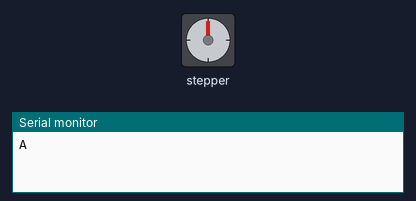
A sketch run on a simulated Arduino Uno, built with avr-gcc and run on an emulated ATmega328P. Shown: stepper motor, the last lines printed to the serial monitor. Wiring (inferred from the names in the program): stepper motor driver (200 steps per turn assumed): step pin 5; direction pin 4. Random numbers use the default seed unless the sketch sets one.

Above: at 5.3 s.
At 22.16 s:
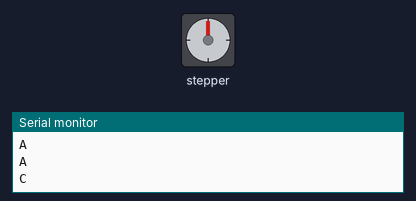
At 34.0 s:
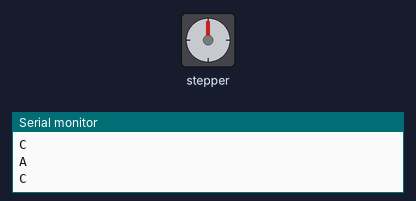
Timing chart, 0 to 40.0 s (numbered marks = the images above):
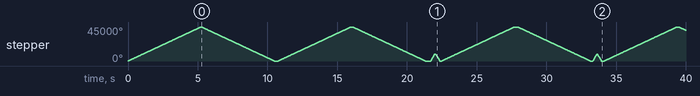

The sketch:

CurtainBehaviour.ino
```cpp
int directionPin=4;
int stepPin=5;

void setup()
{
  Serial.begin(115200);

  pinMode(directionPin,OUTPUT);
  pinMode(stepPin,OUTPUT);
  digitalWrite(directionPin,HIGH);
  digitalWrite(stepPin,LOW);
}

void loop()
{
  int v = random(0,50);
  if ((v>=0)&&(v<10)) {
    behaviourA();
  } else if ((v>=10)&&(v<25)) {
    behaviourB();
  } else if ((v>=25)&&(v<45)) {
    behaviourC();
  } else if (v>=45) {
    behaviourD();
  } else {
    Serial.print("Data out of Boundary");
  }
  Serial.println();
}

void behaviourA () {
  Serial.print("A");
  int r = random(0,300);
  int ra = random(100,400);
  for (int i=0; i<25000; i++) {
    digitalWrite(stepPin,HIGH);
    delayMicroseconds(100);
    digitalWrite(stepPin,LOW);
    delayMicroseconds(100);
  }
  digitalWrite(directionPin,LOW);
  delay(r);
  for (int i=0; i<25000; i++) {
    digitalWrite(stepPin,HIGH);
    delayMicroseconds(100);
    digitalWrite(stepPin,LOW);
    delayMicroseconds(100);
  }
  digitalWrite(directionPin,HIGH);
  delay(ra);
}

void behaviourB () {
  Serial.print("B");
  int r = random(0,300);
  int ra = random(100,400);
  for (int i=0; i<10000; i++) {
    digitalWrite(stepPin,HIGH);
    delayMicroseconds(50);
    digitalWrite(stepPin,LOW);
    delayMicroseconds(50);
  }
  digitalWrite(directionPin,LOW);
  delay(r);
  for (int i=0; i<10000; i++) {
    digitalWrite(stepPin,HIGH);
    delayMicroseconds(50);
    digitalWrite(stepPin,LOW);
    delayMicroseconds(50);
  }
  digitalWrite(directionPin,HIGH);
  delay(ra);
}

void behaviourC () {
  Serial.print("C");
  int r = random(0,100);
  int ra = random(100,400);
  for (int i=0; i<5000; i++) {
    digitalWrite(stepPin,HIGH);
    delayMicroseconds(25);
    digitalWrite(stepPin,LOW);
    delayMicroseconds(25);
  }
  digitalWrite(directionPin,LOW);
  delay(r);
  for (int i=0; i<5000; i++) {
    digitalWrite(stepPin,HIGH);
    delayMicroseconds(25);
    digitalWrite(stepPin,LOW);
    delayMicroseconds(25);
  }
  digitalWrite(directionPin,HIGH);
  delay(ra);
}

void behaviourD () {
  Serial.print("D");
  int d = random(200,800);
  delay(d);
}
```

Measured:
- by itself, stepper: turns 45000° clockwise in 5.2 s, then 45000° counter-clockwise in 5.2 s, then 45000° clockwise in 5.2 s, then 45000° counter-clockwise in 5.2 s, and so on
